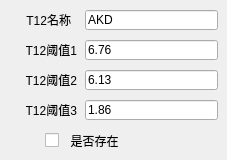
      <widget class="QWidget" name="tab12">
       <attribute name="title">
        <string>试剂条12</string>
       </attribute>
       <widget class="QLabel" name="CH12_label3">
        <property name="geometry">
         <rect>
          <x>26</x>
          <y>70</y>
          <width>51</width>
          <height>20</height>
         </rect>
        </property>
        <property name="text">
         <string>T12阈值2</string>
        </property>
        <property name="alignment">
         <set>Qt::AlignRight|Qt::AlignTrailing|Qt::AlignVCenter</set>
        </property>
       </widget>
       <widget class="QLabel" name="CH12_label2">
        <property name="geometry">
         <rect>
          <x>26</x>
          <y>40</y>
          <width>51</width>
          <height>20</height>
         </rect>
        </property>
        <property name="text">
         <string>T12阈值1</string>
        </property>
        <property name="alignment">
         <set>Qt::AlignRight|Qt::AlignTrailing|Qt::AlignVCenter</set>
        </property>
       </widget>
       <widget class="QLineEdit" name="CH12_threshold2">
        <property name="geometry">
         <rect>
          <x>85</x>
          <y>70</y>
          <width>133</width>
          <height>20</height>
         </rect>
        </property>
        <property name="text">
         <string>6.13</string>
        </property>
       </widget>
       <widget class="QLabel" name="CH12_label4">
        <property name="geometry">
         <rect>
          <x>26</x>
          <y>100</y>
          <width>51</width>
          <height>20</height>
         </rect>
        </property>
        <property name="text">
         <string>T12阈值3</string>
        </property>
        <property name="alignment">
         <set>Qt::AlignRight|Qt::AlignTrailing|Qt::AlignVCenter</set>
        </property>
       </widget>
       <widget class="QLineEdit" name="CH12_threshold3">
        <property name="geometry">
         <rect>
          <x>85</x>
          <y>100</y>
          <width>133</width>
          <height>20</height>
         </rect>
        </property>
        <property name="text">
         <string>1.86</string>
        </property>
       </widget>
       <widget class="QCheckBox" name="CheckBox12">
        <property name="geometry">
         <rect>
          <x>45</x>
          <y>130</y>
          <width>101</width>
          <height>21</height>
         </rect>
        </property>
        <property name="text">
         <string>  是否存在</string>
        </property>
       </widget>
       <widget class="QLineEdit" name="CH12_threshold1">
        <property name="geometry">
         <rect>
          <x>85</x>
          <y>40</y>
          <width>133</width>
          <height>20</height>
         </rect>
        </property>
        <property name="text">
         <string>6.76</string>
        </property>
       </widget>
       <widget class="QLineEdit" name="CH12_name">
        <property name="geometry">
         <rect>
          <x>85</x>
          <y>10</y>
          <width>133</width>
          <height>20</height>
         </rect>
        </property>
        <property name="text">
         <string>AKD</string>
        </property>
       </widget>
       <widget class="QLabel" name="CH12_label1">
        <property name="geometry">
         <rect>
          <x>20</x>
          <y>10</y>
          <width>51</width>
          <height>20</height>
         </rect>
        </property>
        <property name="text">
         <string>T12名称</string>
        </property>
        <property name="alignment">
         <set>Qt::AlignRight|Qt::AlignTrailing|Qt::AlignVCenter</set>
        </property>
       </widget>
      </widget>
